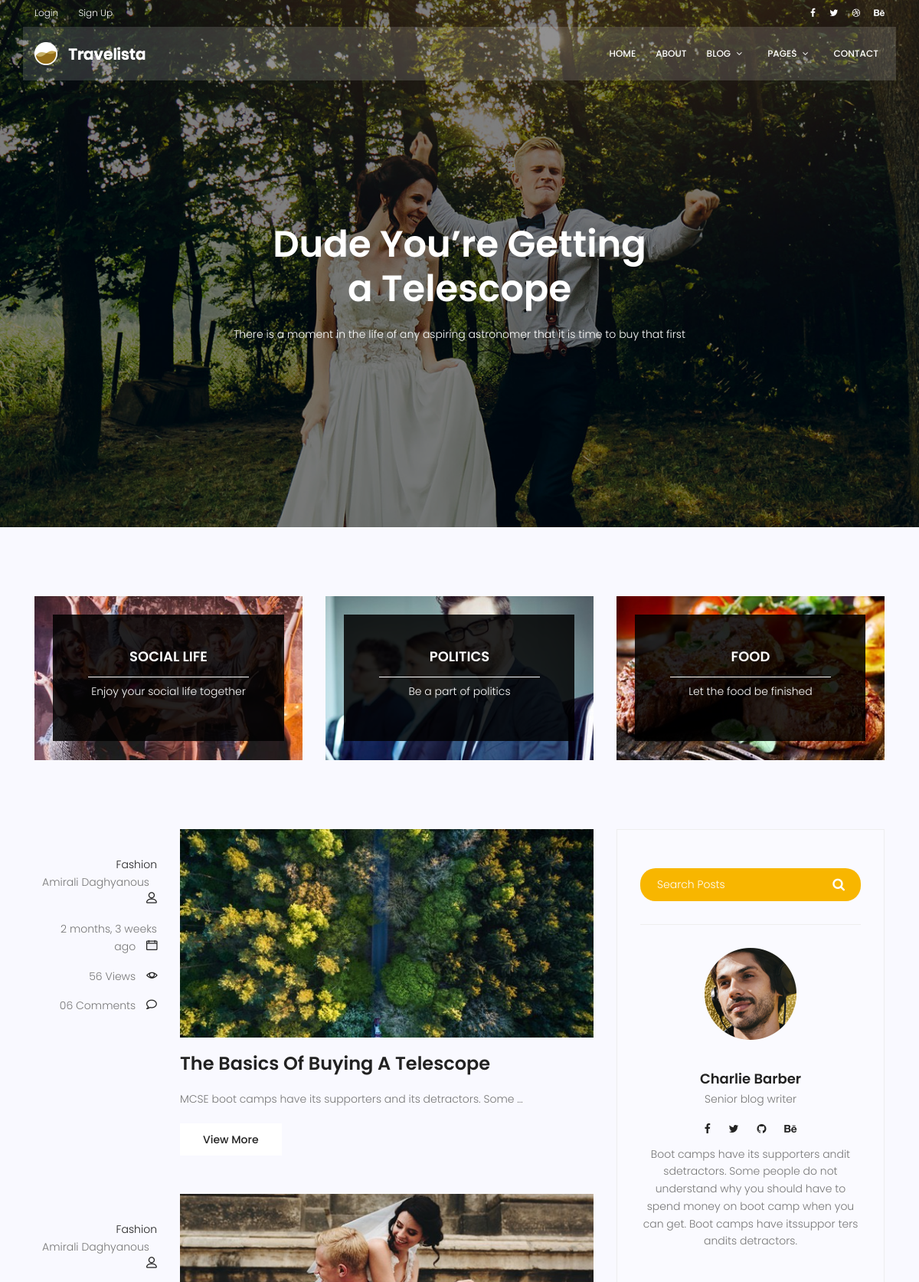
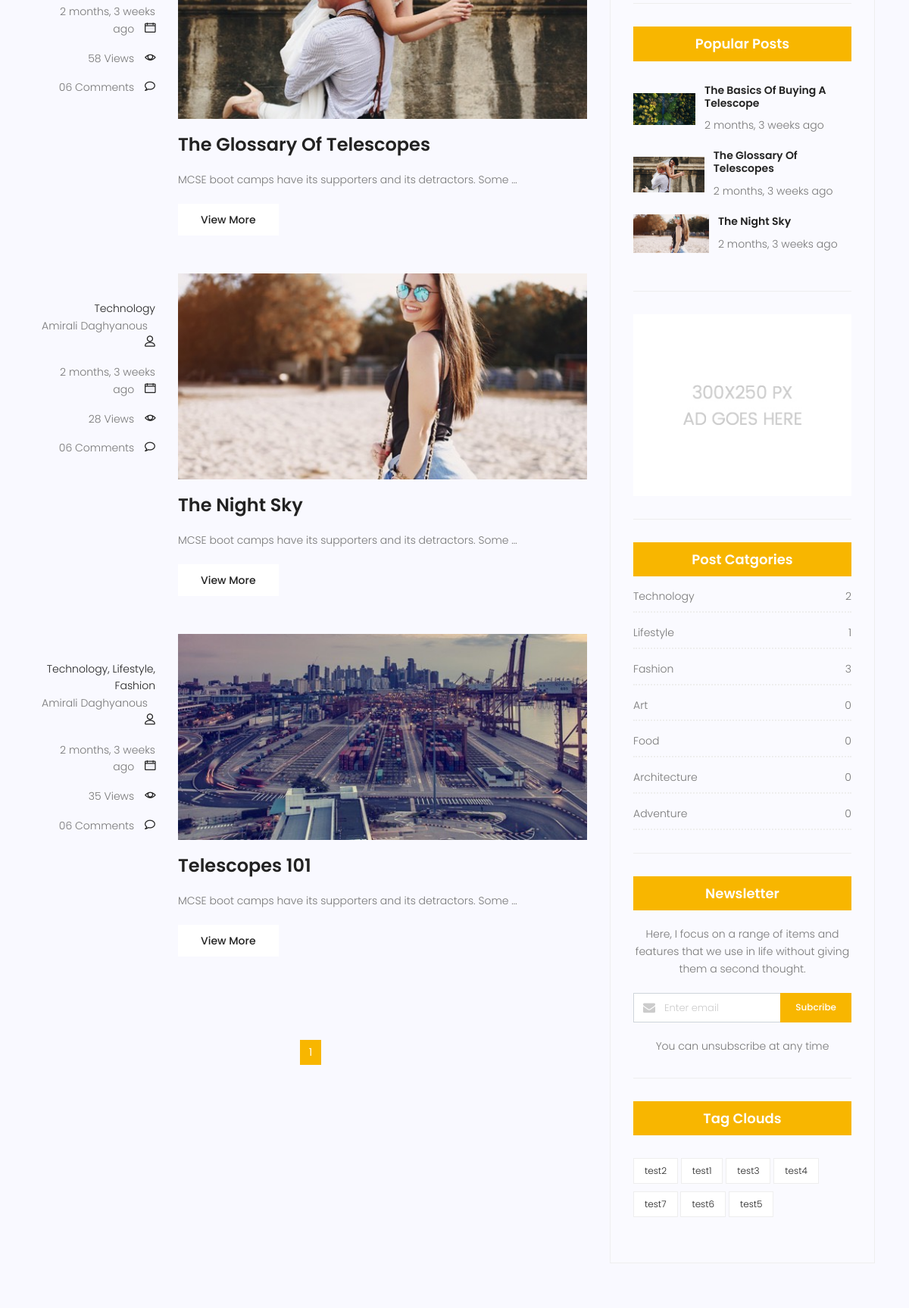
Screenshot of /blog-home/ (upper part) with the database file from the repository (2 pictures, top to bottom).
### Blog/models.py (models this page shows, shortened)
class Category(models.Model):
    name=models.CharField(max_length=250)
    def __str__(self):
        return self.name

class Post(models.Model):
    title=models.CharField(max_length=250)
    content=models.TextField(max_length=250)
    author=models.ForeignKey(User,on_delete=models.SET_NULL,null=True)
    category=models.ManyToManyField(Category)
    create_date=models.DateTimeField(auto_now_add=True)
    published_date=models.DateTimeField(default=timezone.now)
    image=models.ImageField(upload_to='blog',default='blog/default.jpg')
    status=models.BooleanField(default=False)
    counted_views=models.IntegerField(default=0)
    tags = TaggableManager()

### Blog/views.py (the view)
# urls.py: path('blog-home/',bloghome,name="bloghome"),
def bloghome(request,cat=None, tag_names=None):
    post = Post.objects.filter(published_date__lte=timezone.now(),status=True)
    if cat:
        post=post.filter(category__name=cat)
    if  tag_names:
        post=post.filter(tags__name= tag_names)
    post = Paginator(post, 10)
    page = request.GET.get("page")
    post=post.get_page(page)
    context = {'posts': post}
    return render(request, 'Blog/blog-home.html', context)

### templates/Blog/blog-home.html (shortened to what this page needs)
{% extends 'base.html' %}
{% load static %}
{% load blog_tags %}
{% load humanize %}
{% block banner_area %}
<section class="banner-area relative blog-home-banner" id="home">
    <div class="overlay overlay-bg"></div>
    <div class="container">
        <div class="row d-flex align-items-center justify-content-center">
            <div class="about-content blog-header-content col-lg-12">
                <h1 class="text-white">
                    Dude You’re Getting
                    a Telescope
                </h1>
                <p class="text-white">
                    There is a moment in the life of any aspiring astronomer that it is time to buy that first
                </p>
            </div>
        </div>
    </div>
</section>
{% endblock %}
{% block widget-area%}
<section class="top-category-widget-area pt-90 pb-90 ">
    <div class="container">
        <div class="row">
            <div class="col-lg-4">
                <div class="single-cat-widget">
                    <div class="content relative">
                        <div class="overlay overlay-bg"></div>
                        <a href="#" target="_blank">
                            <div class="thumb">
                                <img class="content-image img-fluid d-block mx-auto"
                                     src=" {% static "img/blog/cat-widget1.jpg" %}" alt="">
                            </div>
                            <div class="content-details">
                                <h4 class="content-title mx-auto text-uppercase">Social life</h4>
                                <span></span>
                                <p>Enjoy your social life together</p>
                            </div>
                        </a>
                    </div>
                </div>
            </div>
            <div class="col-lg-4">
                <div class="single-cat-widget">
                    <div class="content relative">
                        <div class="overlay overlay-bg"></div>
                        <a href="#" target="_blank">
                            <div class="thumb">
                                <img class="content-image img-fluid d-block mx-auto"
                                     src=" {% static "img/blog/cat-widget2.jpg" %}" alt="">
                            </div>
                            <div class="content-details">
                                <h4 class="content-title mx-auto text-uppercase">Politics</h4>
                                <span></span>
                                <p>Be a part of politics</p>
                            </div>
                        </a>
                    </div>
                </div>
            </div>
            <div class="col-lg-4">
                <div class="single-cat-widget">
                    <div class="content relative">
                        <div class="overlay overlay-bg"></div>
                        <a href="#" target="_blank">
                            <div class="thumb">
                                <img class="content-image img-fluid d-block mx-auto"
                                     src=" {% static "img/blog/cat-widget3.jpg" %}" alt="">
                            </div>
                            <div class="content-details">
                                <h4 class="content-title mx-auto text-uppercase">Food</h4>
                                <span></span>
                                <p>Let the food be finished</p>
                            </div>
                        </a>
                    </div>
                </div>
            </div>
        </div>
    </div>
</section>
{% endblock %}
{% block content%}
<section class="post-content-area">
    <div class="container">
        <div class="row">
            <div class="col-lg-8 posts-list">
                {% for post in posts %}
                    <div class="single-post row">
                        <div class="col-lg-3  col-md-3 meta-details">
                            <ul class="tags">
                                {% for cat in post.category.all %}
                                    <li><a href="{% url "category"  cat=cat.name %}">
                                        {{ cat.name }}{% if not forloop.last %},{% endif %}</a></li>
                                {% endfor %}
                                <div class="user-details row">
                                    <p class="user-name col-lg-12 col-md-12 col-6"><a
                                            href="#">{{ post.author.get_full_name }}</a> <span
                                            class="lnr lnr-user"></span></p>
                                    <p class="date col-lg-12 col-md-12 col-6"><a
                                            href="#">{{ post.published_date|naturaltime }}</a> <span
                                            class="lnr lnr-calendar-full"></span></p>
                                    <p class="view col-lg-12 col-md-12 col-6"><a href="#">{{ post.counted_views }}
                                        Views</a> <span class="lnr lnr-eye"></span></p>
                                    <p class="comments col-lg-12 col-md-12 col-6"><a href="#">06 Comments</a> <span
                                            class="lnr lnr-bubble"></span></p>
                                </div>
                            </ul>
                        </div>
                        <div class="col-lg-9 col-md-9 ">
                            <div class="feature-img">
                                <img class="img-fluid" src="{{ post.image.url }}" alt="">
                            </div>
                            <a class="posts-title" href="{% url 'blogsingle' pid=post.id %}"><h3>{{ post.title }}</h3>
                            </a>
                            <p class="excert">
                                {{ post.content|truncatewords_html:10 }}
                            </p>
                            <a href="{% url 'blogsingle' pid=post.id %}" class="primary-btn">View More</a>
                        </div>
                    </div>
                {% endfor %}
                <nav class="blog-pagination justify-content-center d-flex">
                    <ul class="pagination">
                        {% for i in posts.paginator.page_range %}
                            {% if posts.number == i %}
                                <li class="page-item active"><a href="?page={{ i }}" class="page-link">{{ i }}</a></li>
                            {% else %}
                                <li class="page-item"><a href="?page={{ i }}" class="page-link">{{ i }}</a></li>
                            {% endif %}
                        {% endfor %}
                    </ul>
                </nav>
            </div>
            <div class="col-lg-4 sidebar-widgets">
                <div class="widget-wrap">
                    {% include 'Blog/blog-search.html' %}
                    {% include 'Blog/blog-userinfo.html' %}
                    {% popularpost %}
                    {% include 'Blog/blog-ads.html' %}
                    {% categories %}
                    {% include 'Blog/blog-newsletter.html' %}
                    {% blog_tags %}
                </div>
            </div>
        </div>
    </div>
</section>
{% endblock %}

### templates/base.html (shortened to what this page needs)
{% load static %}
{% load blog_tags %}
<!DOCTYPE html>
<html lang="zxx" class="no-js">
{% include 'head.html' %}
<body>
{% include 'header.html' %}
{% block banner_area %}
{% endblock %}
{% block widget-area %}
{% endblock %}
{% block content %}
{% endblock %}
</body>
</html>

### templates/head.html (shortened to what this page needs)
{% load static %}
<head>
    <link rel="stylesheet" href=" {% static "css/linearicons.css" %}">
    <link rel="stylesheet" href=" {% static "css/font-awesome.min.css" %}">
    <link rel="stylesheet" href=" {% static "css/bootstrap.css" %}">
    <link rel="stylesheet" href=" {% static "css/magnific-popup.css" %}">
    <link rel="stylesheet" href=" {% static "css/jquery-ui.css" %}">
    <link rel="stylesheet" href=" {% static "css/nice-select.css" %}">
    <link rel="stylesheet" href=" {% static "css/animate.min.css" %}">
    <link rel="stylesheet" href=" {% static "css/owl.carousel.css" %}">
    <link rel="stylesheet" href=" {% static "css/main.css" %}">
</head>

### templates/header.html (shortened to what this page needs)
{% load static %}
<header id="header">
    <div class="header-top">
        <div class="container">
            <div class="row align-items-center">
                <div class="col-lg-6 col-sm-6 col-6 header-top-left">
                    <ul>
                        {% if request.user.is_authenticated %}
                            <li><a href="#">You are logged in as {{ request.user.username }}</a></li>
                            <li><a href="{% url 'logout' %}">Logout</a></li>
                        {% else %}
                            <li><a href="{% url 'login' %}">Login</a></li>
                            <li><a href="{% url 'signup' %}">Sign Up</a></li>
                        {% endif %}
                    </ul>
                </div>
                <div class="col-lg-6 col-sm-6 col-6 header-top-right">
                    <div class="header-social">
                        <a href="#"><i class="fa fa-facebook"></i></a>
                        <a href="#"><i class="fa fa-twitter"></i></a>
                        <a href="#"><i class="fa fa-dribbble"></i></a>
                        <a href="#"><i class="fa fa-behance"></i></a>
                    </div>
                </div>
            </div>
        </div>
    </div>
    <div class="container main-menu">
        <div class="row align-items-center justify-content-between d-flex">
            <div id="logo">
                <a href="index.html"><img src=" {% static "img/logo.png" %}" alt="" title=""/></a>
            </div>
            <nav id="nav-menu-container">
                <ul class="nav-menu">
                    <li><a href="{% url 'index' %}">Home</a></li>
                    <li><a href="about.html">About</a></li>
                    <li class="menu-has-children"><a href="">Blog</a>
                    </li>
                    <li class="menu-has-children"><a href="">Pages</a>
                    </li>
                    <li><a href="{% url 'contact_us' %}">Contact</a></li>
                </ul>
            </nav>
        </div>
    </div>
</header>

### templates/Blog/blog-search.html
{% load static %}
<div class="single-sidebar-widget search-widget">
    <form class="search-form" action="#">
        <input placeholder="Search Posts" name="search" type="text" onfocus="this.placeholder = ''"
               onblur="this.placeholder = 'Search Posts'">
        <button type="submit"><i class="fa fa-search"></i></button>
    </form>
</div>

### templates/Blog/blog-userinfo.html
{% load static %}
<div class="single-sidebar-widget user-info-widget">
    <img src=" {% static "img/blog/user-info.png" %}" alt="">
    <a href="#"><h4>Charlie Barber</h4></a>
    <p>
        Senior blog writer
    </p>
    <ul class="social-links">
        <li><a href="#"><i class="fa fa-facebook"></i></a></li>
        <li><a href="#"><i class="fa fa-twitter"></i></a></li>
        <li><a href="#"><i class="fa fa-github"></i></a></li>
        <li><a href="#"><i class="fa fa-behance"></i></a></li>
    </ul>
    <p>
        Boot camps have its supporters andit sdetractors. Some people do not understand why you
        should have to spend money on boot camp when you can get. Boot camps have itssuppor ters
        andits detractors.
    </p>
</div>

### templates/Blog/blog-popularposts.html
{% load static %}
{% load humanize %}
<div class="single-sidebar-widget popular-post-widget">
    <h4 class="popular-title">Popular Posts</h4>
    <div class="popular-post-list">
            {% for post in posts %}
        <div class="single-post-list d-flex flex-row align-items-center">
            <div class="thumb">
                <img class="img-fluid" src=" {{post.image.url}}" alt="">
            </div>
            <div class="details">
                <a href="{% url 'blogsingle' pid=post.id %}"><h6>{{ post.title}}</h6></a>
                <p>{{ post.published_date|naturaltime}}</p>
            </div>
        </div>
        {% endfor %}
    </div>
</div>

### templates/Blog/blog-ads.html
{% load static %}
<div class="single-sidebar-widget ads-widget">
    <a href="#"><img class="img-fluid" src=" {% static "img/blog/ads-banner.jpg" %}" alt=""></a>
</div>

### templates/Blog/blog-category.html
{% load blog_tags %}
<div class="single-sidebar-widget post-category-widget">
    <h4 class="category-title">Post Catgories</h4>
    <ul class="cat-list">
        {% for name,count in categories.items %}
        <li>
            <a href="{% url "category"  cat=name.name %}" class="d-flex justify-content-between" >
                <p>{{ name }}</p>
                <p>{{ count }}</p>
            </a>
        </li>
        {% endfor  %}
    </ul>
</div>

### templates/Blog/blog-newsletter.html
{% load static %}
<div class="single-sidebar-widget newsletter-widget">
                        <h4 class="newsletter-title">Newsletter</h4>
                        <p>
                            Here, I focus on a range of items and features that we use in life without
                            giving them a second thought.
                        </p>
                        <div class="form-group d-flex flex-row">
                            <div class="col-autos">
                                <div class="input-group">
                                    <div class="input-group-prepend">
                                        <div class="input-group-text"><i class="fa fa-envelope" aria-hidden="true"></i>
                                        </div>
                                    </div>
                                    <input type="text" class="form-control" id="inlineFormInputGroup"
                                           placeholder="Enter email" onfocus="this.placeholder = ''"
                                           onblur="this.placeholder = 'Enter email'">
                                </div>
                            </div>
                            <a href="#" class="bbtns">Subcribe</a>
                        </div>
                        <p class="text-bottom">
                            You can unsubscribe at any time
                        </p>
                    </div>

### templates/Blog/blog-tags.html
<div class="single-sidebar-widget tag-cloud-widget">
    <h4 class="tagcloud-title">Tag Clouds</h4>
    <ul>
        {% for tag in tags %}
        <li><a href="{% url 'tags'  tag_names=tag.name %}">{{ tag.name }}</a></li>
        {% endfor %}
    </ul>
</div>

### templates/footer.html (shortened to what this page needs)
{% load static %}

### templates/scripts.html (shortened to what this page needs)
{% load static %}

### rows the page displays
Post: author.get_full_name "Amirali Daghyanous", published_date "2 months, 3 weeks ago", counted_views "56", image (picture), title "The Basics Of Buying A Telescope", content "MCSE boot camps have its supporters and its detractors. Some …"
Category: name "Fashion", id "3"
Post: author.get_full_name "Amirali Daghyanous", published_date "2 months, 3 weeks ago", counted_views "58", image (picture), title "The Glossary Of Telescopes", content "MCSE boot camps have its supporters and its detractors. Some …"
Post: author.get_full_name "Amirali Daghyanous", published_date "2 months, 3 weeks ago", counted_views "28", image (picture), title "The Night Sky", content "MCSE boot camps have its supporters and its detractors. Some …"
Category: name "Technology", count "2"
Post: author.get_full_name "Amirali Daghyanous", published_date "2 months, 3 weeks ago", counted_views "35", image (picture), title "Telescopes 101", content "MCSE boot camps have its supporters and its detractors. Some …"
Category: name "Lifestyle", count "1"
Category: name "Art", count "0"
Category: name "Food", count "0"
Category: name "Architecture", count "0"
Category: name "Adventure", count "0"
Tag: name "test2"
Tag: name "test1"
Tag: name "test3"
Tag: name "test4"
Tag: name "test7"
Tag: name "test6"
Tag: name "test5"

### other values shown
{{ i }} "1"
